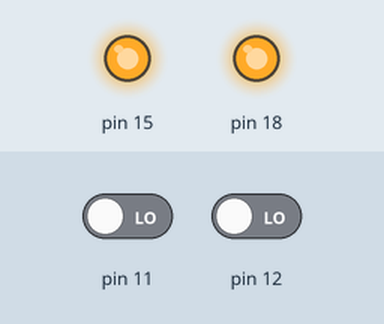
Bench run of a program on a simulated Raspberry Pi (header pin numbers). Shown: output pins drawn as LEDs (lit = HIGH). Inputs (shaded band) come from the test bench; at power-on: pin 11 LOW, pin 12 LOW.

Above: at 1.2 s.
1.3 s: pin 11 driven HIGH
At 2.4 s:
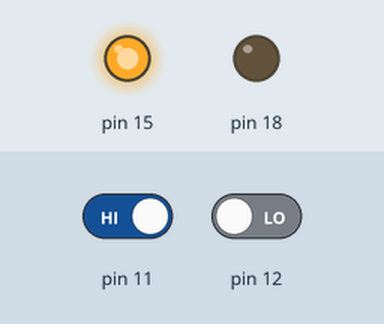
2.8 s: pin 12 driven HIGH
At 3.6 s:
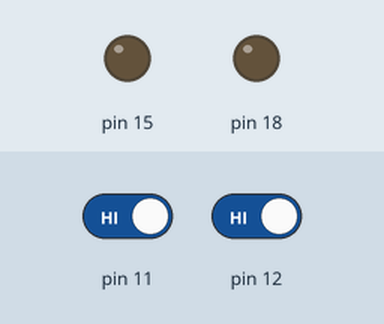
4.3 s: pin 11 driven LOW
At 4.7 s:
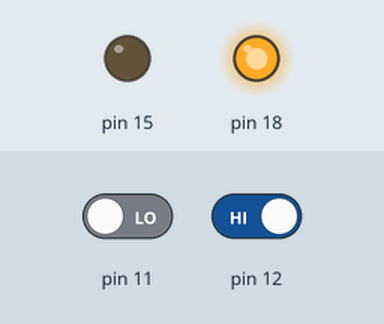
5.8 s: pin 12 driven LOW
At 7.1 s:
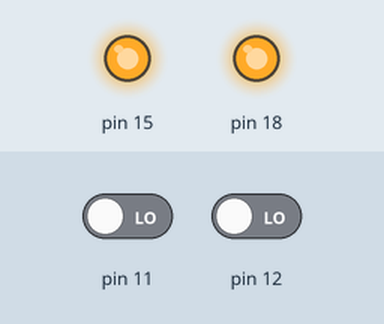
Timing chart, 0 to 8.3 s (numbered marks = the images above; inputs shaded):
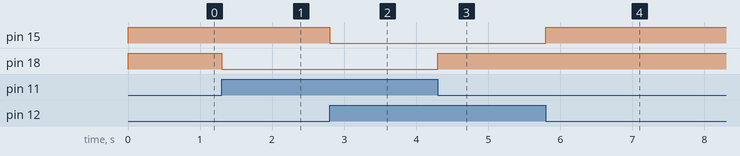

The program:

inout.py
```python
import RPi.GPIO as GPIO
GPIO.setmode(GPIO.BOARD)
GPIO.setup(18, GPIO.OUT)
GPIO.setup(11, GPIO.IN)
GPIO.setup(15, GPIO.OUT)
GPIO.setup(12, GPIO.IN)
while 1:
    if GPIO.input(11):
		GPIO.output(18, False)
    else:
	    GPIO.output(18, True)

    if GPIO.input(12):
        GPIO.output(15, False)
    else:
        GPIO.output(15, True)
```

Measured:
- after the input at 1.3 s, pin 18: HIGH → LOW at once
- after the input at 2.8 s, pin 15: HIGH → LOW at once
- after the input at 4.3 s, pin 18: LOW → HIGH at once
- after the input at 5.8 s, pin 15: LOW → HIGH at once
